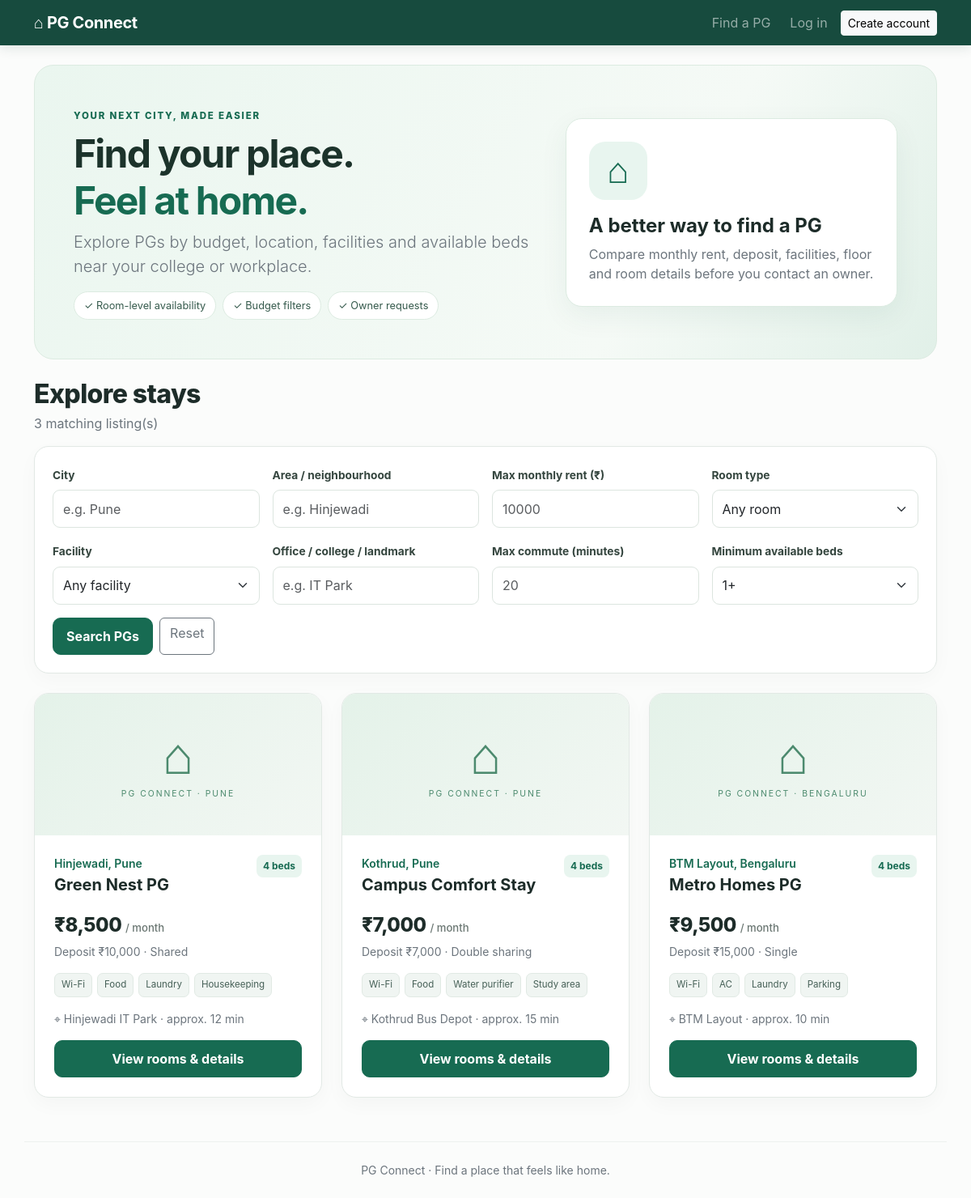
The page / on the database its author committed.
### tables this page shows
CREATE TABLE pgs (
      id INTEGER PRIMARY KEY AUTOINCREMENT,
      owner_id INTEGER NOT NULL REFERENCES users(id) ON DELETE CASCADE,
      name TEXT NOT NULL,
      city TEXT NOT NULL,
      area TEXT NOT NULL,
      address TEXT NOT NULL,
      description TEXT,
      monthly_rent INTEGER NOT NULL,
      deposit INTEGER NOT NULL DEFAULT 0,
      room_type TEXT NOT NULL DEFAULT 'Shared',
      gender_policy TEXT NOT NULL DEFAULT 'Any',
      facilities TEXT DEFAULT '',
      nearest_landmark TEXT DEFAULT '',
      commute_minutes INTEGER,
      photo_url TEXT DEFAULT '',
      active INTEGER NOT NULL DEFAULT 1,
      created_at TEXT DEFAULT CURRENT_TIMESTAMP
    );

### app.py (the view)
@app.route("/")
def index():
    filters = {
      "city": request.args.get("city","").strip(),
      "area": request.args.get("area","").strip(),
      "max_rent": request.args.get("max_rent","").strip(),
      "room_type": request.args.get("room_type","").strip(),
      "facility": request.args.get("facility","").strip(),
      "destination": request.args.get("destination","").strip(),
      "max_commute": request.args.get("max_commute","").strip(),
      "min_beds": request.args.get("min_beds","").strip()
    }
    sql = """SELECT p.*, u.name AS owner_name,
      COALESCE((SELECT SUM(r.available_beds) FROM rooms r WHERE r.pg_id=p.id),0) AS available_beds
      FROM pgs p JOIN users u ON u.id=p.owner_id WHERE p.active=1"""
    params = []
    if filters["city"]:
        sql += " AND p.city LIKE ?"; params.append(f"%{filters['city']}%")
    if filters["area"]:
        sql += " AND p.area LIKE ?"; params.append(f"%{filters['area']}%")
    if filters["max_rent"].isdigit():
        sql += " AND p.monthly_rent <= ?"; params.append(int(filters["max_rent"]))
    if filters["room_type"]:
        sql += " AND p.room_type = ?"; params.append(filters["room_type"])
    if filters["facility"]:
        sql += " AND p.facilities LIKE ?"; params.append(f"%{filters['facility']}%")
    if filters["destination"]:
        sql += " AND (p.nearest_landmark LIKE ? OR p.address LIKE ? OR p.area LIKE ?)"
        params += [f"%{filters['destination']}%"] * 3
    if filters["max_commute"].isdigit():
        sql += " AND p.commute_minutes <= ?"; params.append(int(filters["max_commute"]))
    sql += " GROUP BY p.id HAVING available_beds >= ?"
    params.append(int(filters["min_beds"]) if filters["min_beds"].isdigit() else 1)
    sql += " ORDER BY p.created_at DESC"
    listings = db().execute(sql, params).fetchall()
    cities = db().execute("SELECT DISTINCT city FROM pgs WHERE active=1 ORDER BY city").fetchall()
    return render_template("index.html", listings=listings, filters=filters, cities=cities)

### app.py (called while the page is built)
def db():
    if "db" not in g:
        g.db = sqlite3.connect(app.config["DATABASE"])
        g.db.row_factory = sqlite3.Row
        g.db.execute("PRAGMA foreign_keys = ON")
    return g.db

### templates/index.html (shortened to what this page needs)
{% extends "base.html" %}
{% block content %}
<section class="hero p-4 p-md-5 mb-4">
  <div class="row align-items-center g-4">
    <div class="col-lg-7">
      <span class="eyebrow">YOUR NEXT CITY, MADE EASIER</span>
      <h1 class="display-5 fw-bold mt-2">Find your place.<br><span class="text-accent">Feel at home.</span></h1>
      <p class="lead text-secondary">Explore PGs by budget, location, facilities and available beds near your college or workplace.</p>
      <div class="d-flex flex-wrap gap-2"><span class="feature-chip">✓ Room-level availability</span><span class="feature-chip">✓ Budget filters</span><span class="feature-chip">✓ Owner requests</span></div>
    </div>
    <div class="col-lg-5"><div class="hero-card"><div class="hero-icon">⌂</div><h4 class="fw-bold">A better way to find a PG</h4><p class="mb-0 text-secondary">Compare monthly rent, deposit, facilities, floor and room details before you contact an owner.</p></div></div>
  </div>
</section>
<div class="d-flex justify-content-between align-items-end flex-wrap gap-2 mb-3">
  <div><h2 class="section-title mb-1">Explore stays</h2><p class="text-secondary mb-0">{{ listings|length }} matching listing(s)</p></div>
</div>
<form class="filter-panel mb-4" method="get">
  <div class="row g-3">
    <div class="col-6 col-lg-3"><label class="form-label">City</label><input class="form-control" name="city" value="{{ filters.city }}" placeholder="e.g. Pune"></div>
    <div class="col-6 col-lg-3"><label class="form-label">Area / neighbourhood</label><input class="form-control" name="area" value="{{ filters.area }}" placeholder="e.g. Hinjewadi"></div>
    <div class="col-6 col-lg-3"><label class="form-label">Max monthly rent (₹)</label><input class="form-control" type="number" min="0" name="max_rent" value="{{ filters.max_rent }}" placeholder="10000"></div>
    <div class="col-6 col-lg-3"><label class="form-label">Room type</label><select class="form-select" name="room_type"><option value="">Any room</option></select></div>
    <div class="col-6 col-lg-3"><label class="form-label">Facility</label><select class="form-select" name="facility"><option value="">Any facility</option></select></div>
    <div class="col-6 col-lg-3"><label class="form-label">Office / college / landmark</label><input class="form-control" name="destination" value="{{ filters.destination }}" placeholder="e.g. IT Park"></div>
    <div class="col-6 col-lg-3"><label class="form-label">Max commute (minutes)</label><input class="form-control" type="number" min="0" name="max_commute" value="{{ filters.max_commute }}" placeholder="20"></div>
    <div class="col-6 col-lg-3"><label class="form-label">Minimum available beds</label><select class="form-select" name="min_beds">{% for n in ['1','2','3','4'] %}<option value="{{ n }}" {{ 'selected' if filters.min_beds==n or (not filters.min_beds and n=='1') }}>{{ n }}+</option>{% endfor %}</select></div>
  </div>
  <div class="d-flex gap-2 mt-3"><button class="btn btn-brand" type="submit">Search PGs</button><a class="btn btn-outline-secondary" href="{{ url_for('index') }}">Reset</a></div>
</form>
<div class="row g-4">
{% for pg in listings %}
  <div class="col-md-6 col-xl-4">
    <article class="pg-card h-100">
      {% if pg.photo_url %}<img class="pg-photo" src="{{ pg.photo_url }}" alt="Photo of {{ pg.name }}" onerror="this.style.display='none'">{% else %}<div class="pg-placeholder"><span>⌂</span><small>PG CONNECT · {{ pg.city|upper }}</small></div>{% endif %}
      <div class="p-3 p-lg-4">
        <div class="d-flex justify-content-between align-items-start gap-2"><div><div class="small text-accent fw-semibold">{{ pg.area }}, {{ pg.city }}</div><h5 class="fw-bold mt-1 mb-1">{{ pg.name }}</h5></div><span class="availability">{{ pg.available_beds }} beds</span></div>
        <div class="rent mt-3">₹{{ "{:,}".format(pg.monthly_rent) }} <span>/ month</span></div>
        <div class="small text-secondary mt-1">Deposit ₹{{ "{:,}".format(pg.deposit) }} · {{ pg.room_type }}</div>
        <div class="facility-row mt-3">{% for f in pg.facilities.split(',')[:4] if f %}<span>{{ f }}</span>{% endfor %}</div>
        <div class="small text-secondary mt-3">⌖ {{ pg.nearest_landmark or pg.area }}{% if pg.commute_minutes %} · approx. {{ pg.commute_minutes }} min{% endif %}</div>
        <a href="{{ url_for('pg_detail', pg_id=pg.id) }}" class="btn btn-brand w-100 mt-3">View rooms & details</a>
      </div>
    </article>
  </div>
{% else %}
  <div class="col-12"><div class="empty-state"><div class="display-6">⌕</div><h4>No PGs match these filters</h4><p class="text-secondary">Try a different area, a higher budget, or fewer filters.</p><a class="btn btn-outline-secondary" href="{{ url_for('index') }}">Clear filters</a></div></div>
{% endfor %}
</div>
{% endblock %}

### static/style.css (style rules this page uses)
:root { --ink:#1d2c29;--muted:#6b7773;--green:#176b52;--mint:#e8f5ef;--line:#e2e9e5;--paper:#f7faf8 }
body { background:#fbfcfb;color:var(--ink);font-family:Inter,ui-sans-serif,system-ui,-apple-system,"Segoe UI",sans-serif }
.btn-brand { background:var(--green);color:white;border:1px solid var(--green);font-weight:650;border-radius:10px;padding:.65rem 1rem }
.text-accent { color:var(--green)!important }
.eyebrow { font-size:.72rem;letter-spacing:1.8px;color:var(--green);font-weight:800 }
.hero { background:linear-gradient(120deg,#eaf6ef,#f5faf6 68%,#e1f0e8);border:1px solid #dcebe1;border-radius:24px;overflow:hidden }
.hero h1 { letter-spacing:-1.8px;color:#1c332b }
.hero-card { background:#fff;border:1px solid #dcebe1;border-radius:20px;padding:28px;box-shadow:0 12px 35px #174b3e10 }
.hero-icon { font-size:2.8rem;background:var(--mint);color:var(--green);width:72px;height:72px;display:grid;place-items:center;border-radius:20px;margin-bottom:18px }
.feature-chip { display:inline-block;background:#fff;border:1px solid #dcebe1;border-radius:30px;padding:7px 12px;font-size:.8rem;color:#355a4c }
.section-title { font-weight:800;letter-spacing:-.6px }
.filter-panel,.content-panel,.auth-card { background:#fff;border:1px solid var(--line);border-radius:18px;padding:22px;box-shadow:0 8px 24px #1d2c2907 }
.form-label { font-size:.86rem;font-weight:650;color:#34453e }
.form-control,.form-select { border-color:#dce5df;border-radius:9px;padding:.65rem .75rem }
.pg-card { background:white;border:1px solid var(--line);border-radius:18px;overflow:hidden;box-shadow:0 8px 24px #1d2c2908;transition:transform .18s,box-shadow .18s }
.pg-placeholder { height:175px;background:linear-gradient(135deg,#e4f2e9,#f2f7f3);display:flex;flex-direction:column;align-items:center;justify-content:center;color:#4c8a6e }
.pg-placeholder span { font-size:4rem;line-height:1 }
.pg-placeholder small { letter-spacing:2px;font-size:.65rem;margin-top:8px }
.availability { font-size:.75rem;color:#176b52;background:#e8f5ef;padding:5px 8px;border-radius:8px;white-space:nowrap;font-weight:700 }
.rent { font-size:1.5rem;font-weight:800;letter-spacing:-.5px }
.rent span { font-size:.82rem;color:var(--muted);font-weight:500;letter-spacing:0 }
.facility-row { display:flex;gap:6px;flex-wrap:wrap }
.facility-row span { font-size:.72rem;background:#f0f5f2;color:#466057;border:1px solid #e1eae4;padding:5px 8px;border-radius:7px }

### rows shown on the page
pgs: city "PUNE", area "Hinjewadi", city "Pune", name "Green Nest PG", available_beds "4", monthly_rent "8,500", deposit "10,000", room_type "Shared", f "Wi-Fi" "Food" "Laundry" "Housekeeping", nearest_landmark "Hinjewadi IT Park", commute_minutes "12"
pgs: city "PUNE", area "Kothrud", city "Pune", name "Campus Comfort Stay", available_beds "4", monthly_rent "7,000", deposit "7,000", room_type "Double sharing", f "Wi-Fi" "Food" "Water purifier" "Study area", nearest_landmark "Kothrud Bus Depot", commute_minutes "15"
pgs: city "BENGALURU", area "BTM Layout", city "Bengaluru", name "Metro Homes PG", available_beds "4", monthly_rent "9,500", deposit "15,000", room_type "Single", f "Wi-Fi" "AC" "Laundry" "Parking", nearest_landmark "BTM Layout", commute_minutes "10"

### other values the page prints
{{ listings|length }} "3"
form field min_beds "1+"
